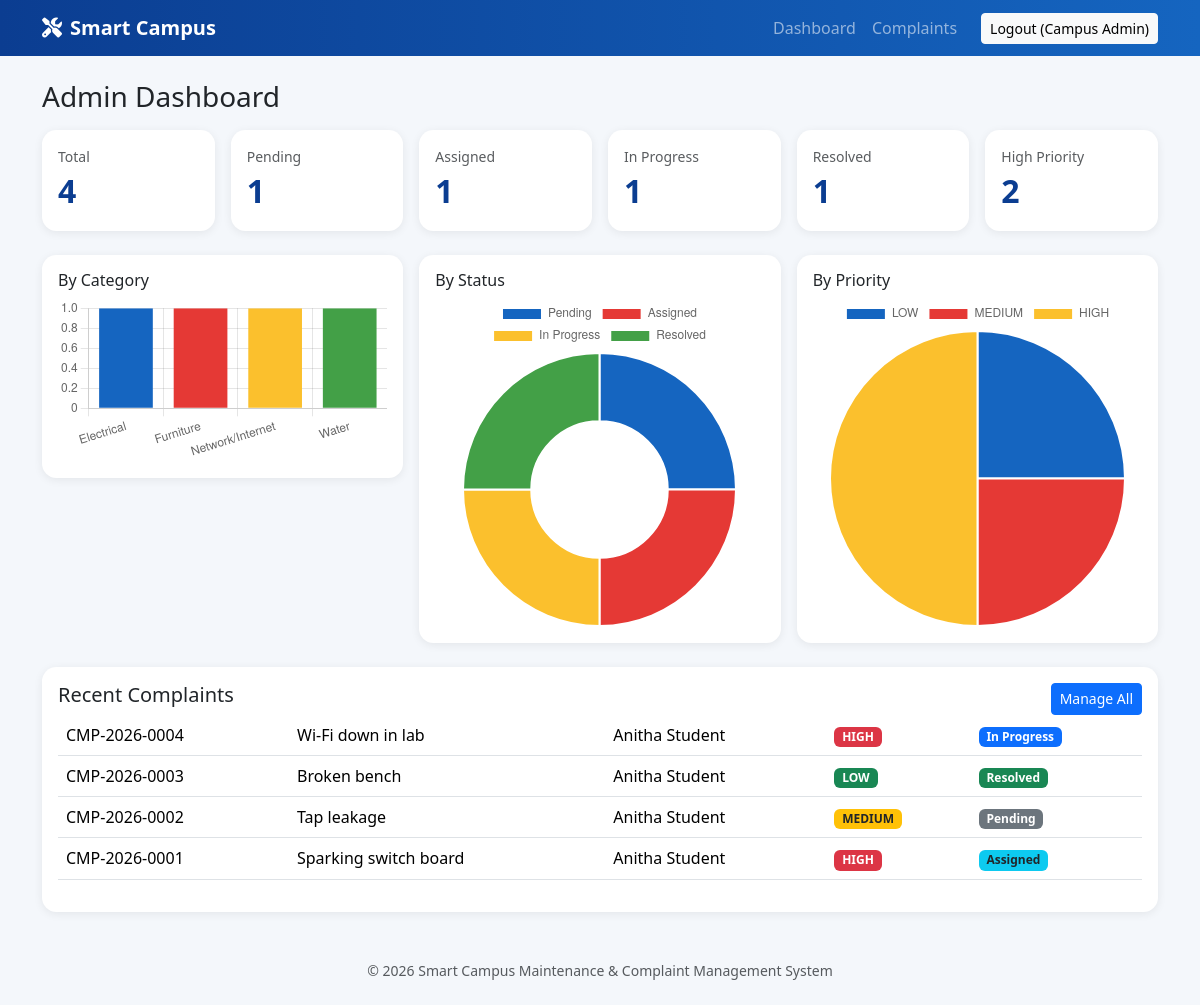
Page /admin/dashboard.php (signed in) on the committed database.
### tables this page shows
CREATE TABLE complaints(id INT AUTO_INCREMENT PRIMARY KEY,user_id INT NOT NULL,category VARCHAR(40),title VARCHAR(150),description TEXT,location VARCHAR(150),severity ENUM('Low','Medium','High'),priority ENUM('LOW','MEDIUM','HIGH'),image VARCHAR(255),status ENUM('Pending','Assigned','In Progress','Resolved','Closed') DEFAULT 'Pending',created_at TIMESTAMP DEFAULT CURRENT_TIMESTAMP,updated_at TIMESTAMP DEFAULT CURRENT_TIMESTAMP ON UPDATE CURRENT_TIMESTAMP,FOREIGN KEY(user_id) REFERENCES users(id) ON DELETE CASCADE);

CREATE TABLE users(id INT AUTO_INCREMENT PRIMARY KEY,name VARCHAR(100) NOT NULL,email VARCHAR(100) NOT NULL UNIQUE,password VARCHAR(255) NOT NULL,phone VARCHAR(15),department VARCHAR(80),role ENUM('user','staff','admin') DEFAULT 'user',created_at TIMESTAMP DEFAULT CURRENT_TIMESTAMP);

### admin/dashboard.php (the view, shortened to what this page needs)
<?php require '../includes/auth.php';require_role('admin');
$s=$db->query("SELECT COUNT(*) t,SUM(status='Pending') p,SUM(status='Assigned') a,SUM(status='In Progress') ip,SUM(status IN('Resolved','Closed')) r,SUM(priority='HIGH') h FROM complaints")->fetch_assoc();
function grp($db,$col){$o=[];$r=$db->query("SELECT $col k,COUNT(*) n FROM complaints GROUP BY $col");while($x=$r->fetch_assoc())$o[$x['k']]=(int)$x['n'];return $o;}
$g=['cat'=>grp($db,'category'),'st'=>grp($db,'status'),'pr'=>grp($db,'priority')];
$rows=$db->query('SELECT c.*,u.name uname FROM complaints c JOIN users u ON u.id=c.user_id ORDER BY c.id DESC LIMIT 6');
$title='Admin Dashboard';include '../includes/header.php';?>
<h3 class="mb-3">Admin Dashboard</h3><div class="row g-3 mb-4"><?php foreach([['Total',$s['t']],['Pending',$s['p']],['Assigned',$s['a']],['In Progress',$s['ip']],['Resolved',$s['r']],['High Priority',$s['h']]] as $c):?>
<div class="col-6 col-md-2"><div class="card p-3"><small class="text-muted"><?=$c[0]?></small><div class="stat"><?=(int)$c[1]?></div></div></div><?php endforeach;?></div>
<div class="row g-3 mb-4"><?php foreach(['cat'=>'By Category','st'=>'By Status','pr'=>'By Priority'] as $k=>$l):?><div class="col-md-4"><div class="card p-3"><h6><?=$l?></h6><canvas id="ch_<?=$k?>"></canvas></div></div><?php endforeach;?></div>
<div class="card p-3"><div class="d-flex justify-content-between"><h5>Recent Complaints</h5><a href="complaints.php" class="btn btn-sm btn-primary">Manage All</a></div><div class="table-responsive"><table class="table"><tbody>
<?php while($r=$rows->fetch_assoc()):?><tr><td><?=cid($r)?></td><td><?=e($r['title'])?></td><td><?=e($r['uname'])?></td><td><?=badge($r['priority'])?></td><td><?=badge($r['status'])?></td></tr><?php endwhile;?></tbody></table></div></div>
<script>const G=<?=json_encode($g)?>,T={cat:'bar',st:'doughnut',pr:'pie'};
for(const k in G)new Chart(document.getElementById('ch_'+k),{type:T[k],data:{labels:Object.keys(G[k]),datasets:[{data:Object.values(G[k]),backgroundColor:['#1565c0','#e53935','#fbc02d','#43a047','#8e24aa','#00acc1','#fb8c00','#6d4c41','#546e7a','#d81b60']}]},options:{plugins:{legend:{display:k!=='cat'}}}});</script>
<?php include '../includes/footer.php';?>

### config/database.php (shortened to what this page needs)
<?php
function e($s){return htmlspecialchars((string)$s,ENT_QUOTES,'UTF-8');}
function cid($c){return 'CMP-'.date('Y',strtotime($c['created_at'])).'-'.str_pad($c['id'],4,'0',STR_PAD_LEFT);}
function badge($t){$m=['HIGH'=>'danger','MEDIUM'=>'warning text-dark','LOW'=>'success','Pending'=>'secondary','Assigned'=>'info text-dark','In Progress'=>'primary','Resolved'=>'success','Closed'=>'dark'];
 return '<span class="badge bg-'.($m[$t]??'secondary').'">'.e($t).'</span>';}

### assets/css/style.css (style rules this page uses)
body { background:#f4f7fb;font-family:'Segoe UI',system-ui,sans-serif }
.card { border:0;border-radius:.9rem;box-shadow:0 2px 10px rgba(0,0,0,.07);transition:.25s }
.stat { font-size:2rem;font-weight:700;color:#0b3d91 }

### rows in the picture
complaints: cid($r) "CMP-2026-0004", title "Wi-Fi down in lab", user.name "Anitha Student", priority "HIGH In Progress"
complaints: cid($r) "CMP-2026-0003", title "Broken bench", user.name "Anitha Student", priority "LOW Resolved"
complaints: cid($r) "CMP-2026-0002", title "Tap leakage", user.name "Anitha Student", priority "MEDIUM Pending"
complaints: cid($r) "CMP-2026-0001", title "Sparking switch board", user.name "Anitha Student", priority "HIGH Assigned"

### other values in the picture
$_SESSION['name'] "Campus Admin"
$c[0] "Total"
$c[1] "4"
$c[0] "Pending"
$c[1] "1"
$c[0] "Assigned"
$c[0] "In Progress"
$c[0] "Resolved"
$c[0] "High Priority"
$c[1] "2"
$l "By Category"
$l "By Status"
$l "By Priority"
